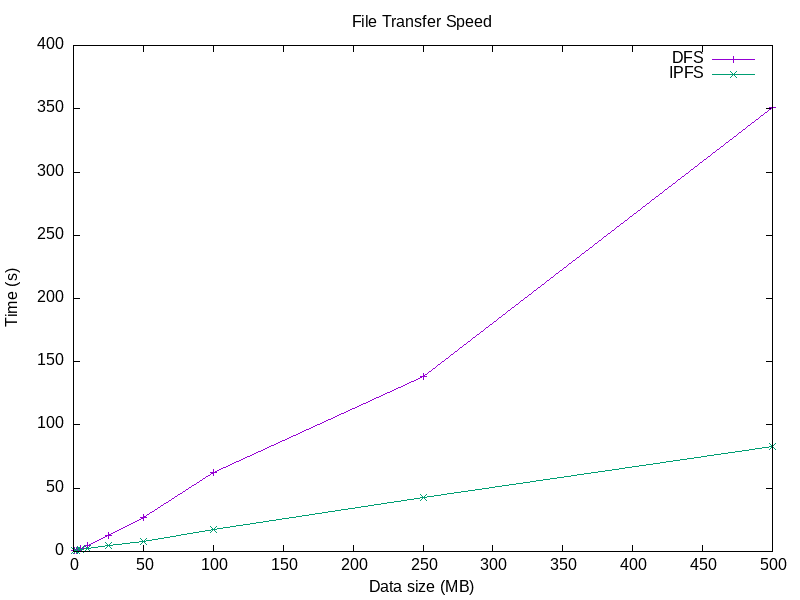

Reproduce this figure in gnuplot.
set terminal png size 800,600
set output "speed.png"

set title "File Transfer Speed"

set xlabel "Data size (MB)"
set ylabel "Time (s)"

set datafile separator ","
plot "speed.csv" u 1:2 with linespoints title "DFS", "speed.csv" u 1:3 with linespoints title "IPFS"
